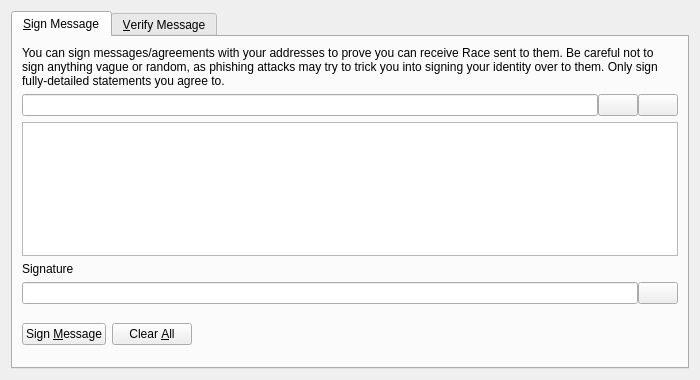
<?xml version="1.0" encoding="UTF-8"?>
<ui version="4.0">
 <class>SignVerifyMessageDialog</class>
 <widget class="QDialog" name="SignVerifyMessageDialog">
  <property name="geometry">
   <rect>
    <x>0</x>
    <y>0</y>
    <width>700</width>
    <height>380</height>
   </rect>
  </property>
  <property name="windowTitle">
   <string>Signatures - Sign / Verify a Message</string>
  </property>
  <property name="modal">
   <bool>true</bool>
  </property>
  <layout class="QVBoxLayout" name="verticalLayout">
   <item>
    <widget class="QTabWidget" name="tabWidget">
     <property name="currentIndex">
      <number>0</number>
     </property>
     <widget class="QWidget" name="tabSignMessage">
      <attribute name="title">
       <string>&amp;Sign Message</string>
      </attribute>
      <layout class="QVBoxLayout" name="verticalLayout_SM">
       <item>
        <widget class="QLabel" name="infoLabel_SM">
         <property name="text">
          <string>You can sign messages/agreements with your addresses to prove you can receive Race sent to them. Be careful not to sign anything vague or random, as phishing attacks may try to trick you into signing your identity over to them. Only sign fully-detailed statements you agree to.</string>
         </property>
         <property name="textFormat">
          <enum>Qt::PlainText</enum>
         </property>
         <property name="wordWrap">
          <bool>true</bool>
         </property>
        </widget>
       </item>
       <item>
        <layout class="QHBoxLayout" name="horizontalLayout_1_SM">
         <property name="spacing">
          <number>0</number>
         </property>
         <item>
          <widget class="QValidatedLineEdit" name="addressIn_SM">
           <property name="toolTip">
            <string>The Race address to sign the message with</string>
           </property>
          </widget>
         </item>
         <item>
          <widget class="QPushButton" name="addressBookButton_SM">
           <property name="toolTip">
            <string>Choose previously used address</string>
           </property>
           <property name="text">
            <string/>
           </property>
           <property name="shortcut">
            <string>Alt+A</string>
           </property>
           <property name="autoDefault">
            <bool>false</bool>
           </property>
          </widget>
         </item>
         <item>
          <widget class="QPushButton" name="pasteButton_SM">
           <property name="toolTip">
            <string>Paste address from clipboard</string>
           </property>
           <property name="text">
            <string/>
           </property>
           <property name="shortcut">
            <string>Alt+P</string>
           </property>
           <property name="autoDefault">
            <bool>false</bool>
           </property>
          </widget>
         </item>
        </layout>
       </item>
       <item>
        <widget class="QPlainTextEdit" name="messageIn_SM">
         <property name="toolTip">
          <string>Enter the message you want to sign here</string>
         </property>
        </widget>
       </item>
       <item>
        <widget class="QLabel" name="signatureLabel_SM">
         <property name="text">
          <string>Signature</string>
         </property>
         <property name="textFormat">
          <enum>Qt::PlainText</enum>
         </property>
        </widget>
       </item>
       <item>
        <layout class="QHBoxLayout" name="horizontalLayout_2_SM">
         <property name="spacing">
          <number>0</number>
         </property>
         <item>
          <widget class="QLineEdit" name="signatureOut_SM">
           <property name="font">
            <font>
             <italic>true</italic>
            </font>
           </property>
           <property name="readOnly">
            <bool>true</bool>
           </property>
          </widget>
         </item>
         <item>
          <widget class="QPushButton" name="copySignatureButton_SM">
           <property name="toolTip">
            <string>Copy the current signature to the system clipboard</string>
           </property>
           <property name="text">
            <string/>
           </property>
           <property name="autoDefault">
            <bool>false</bool>
           </property>
          </widget>
         </item>
        </layout>
       </item>
       <item>
        <layout class="QHBoxLayout" name="horizontalLayout_3_SM">
         <item>
          <widget class="QPushButton" name="signMessageButton_SM">
           <property name="toolTip">
            <string>Sign the message to prove you own this Race address</string>
           </property>
           <property name="text">
            <string>Sign &amp;Message</string>
           </property>
           <property name="autoDefault">
            <bool>false</bool>
           </property>
          </widget>
         </item>
         <item>
          <widget class="QPushButton" name="clearButton_SM">
           <property name="toolTip">
            <string>Reset all sign message fields</string>
           </property>
           <property name="text">
            <string>Clear &amp;All</string>
           </property>
           <property name="autoDefault">
            <bool>false</bool>
           </property>
          </widget>
         </item>
         <item>
          <spacer name="horizontalSpacer_1_SM">
           <property name="orientation">
            <enum>Qt::Horizontal</enum>
           </property>
           <property name="sizeHint" stdset="0">
            <size>
             <width>40</width>
             <height>48</height>
            </size>
           </property>
          </spacer>
         </item>
         <item>
          <widget class="QLabel" name="statusLabel_SM">
           <property name="font">
            <font>
             <weight>75</weight>
             <bold>true</bold>
            </font>
           </property>
           <property name="text">
            <string/>
           </property>
           <property name="wordWrap">
            <bool>true</bool>
           </property>
          </widget>
         </item>
         <item>
          <spacer name="horizontalSpacer_2_SM">
           <property name="orientation">
            <enum>Qt::Horizontal</enum>
           </property>
           <property name="sizeHint" stdset="0">
            <size>
             <width>40</width>
             <height>48</height>
            </size>
           </property>
          </spacer>
         </item>
        </layout>
       </item>
      </layout>
     </widget>
     <widget class="QWidget" name="tabVerifyMessage">
      <attribute name="title">
       <string>&amp;Verify Message</string>
      </attribute>
      <layout class="QVBoxLayout" name="verticalLayout_VM">
       <item>
        <widget class="QLabel" name="infoLabel_VM">
         <property name="text">
          <string>Enter the receiver's address, message (ensure you copy line breaks, spaces, tabs, etc. exactly) and signature below to verify the message. Be careful not to read more into the signature than what is in the signed message itself, to avoid being tricked by a man-in-the-middle attack. Note that this only proves the signing party receives with the address, it cannot prove sendership of any transaction!</string>
         </property>
         <property name="textFormat">
          <enum>Qt::PlainText</enum>
         </property>
         <property name="alignment">
          <set>Qt::AlignLeading|Qt::AlignLeft|Qt::AlignTop</set>
         </property>
         <property name="wordWrap">
          <bool>true</bool>
         </property>
        </widget>
       </item>
       <item>
        <layout class="QHBoxLayout" name="horizontalLayout_1_VM">
         <property name="spacing">
          <number>0</number>
         </property>
         <item>
          <widget class="QValidatedLineEdit" name="addressIn_VM">
           <property name="toolTip">
            <string>The Race address the message was signed with</string>
           </property>
          </widget>
         </item>
         <item>
          <widget class="QPushButton" name="addressBookButton_VM">
           <property name="toolTip">
            <string>Choose previously used address</string>
           </property>
           <property name="text">
            <string/>
           </property>
           <property name="shortcut">
            <string>Alt+A</string>
           </property>
           <property name="autoDefault">
            <bool>false</bool>
           </property>
          </widget>
         </item>
        </layout>
       </item>
       <item>
        <widget class="QPlainTextEdit" name="messageIn_VM"/>
       </item>
       <item>
        <widget class="QValidatedLineEdit" name="signatureIn_VM"/>
       </item>
       <item>
        <layout class="QHBoxLayout" name="horizontalLayout_2_VM">
         <item>
          <widget class="QPushButton" name="verifyMessageButton_VM">
           <property name="toolTip">
            <string>Verify the message to ensure it was signed with the specified Race address</string>
           </property>
           <property name="text">
            <string>Verify &amp;Message</string>
           </property>
           <property name="autoDefault">
            <bool>false</bool>
           </property>
          </widget>
         </item>
         <item>
          <widget class="QPushButton" name="clearButton_VM">
           <property name="toolTip">
            <string>Reset all verify message fields</string>
           </property>
           <property name="text">
            <string>Clear &amp;All</string>
           </property>
           <property name="autoDefault">
            <bool>false</bool>
           </property>
          </widget>
         </item>
         <item>
          <spacer name="horizontalSpacer_1_VM">
           <property name="orientation">
            <enum>Qt::Horizontal</enum>
           </property>
           <property name="sizeHint" stdset="0">
            <size>
             <width>40</width>
             <height>48</height>
            </size>
           </property>
          </spacer>
         </item>
         <item>
          <widget class="QLabel" name="statusLabel_VM">
           <property name="font">
            <font>
             <weight>75</weight>
             <bold>true</bold>
            </font>
           </property>
           <property name="text">
            <string/>
           </property>
           <property name="wordWrap">
            <bool>true</bool>
           </property>
          </widget>
         </item>
         <item>
          <spacer name="horizontalSpacer_2_VM">
           <property name="orientation">
            <enum>Qt::Horizontal</enum>
           </property>
           <property name="sizeHint" stdset="0">
            <size>
             <width>40</width>
             <height>48</height>
            </size>
           </property>
          </spacer>
         </item>
        </layout>
       </item>
      </layout>
     </widget>
    </widget>
   </item>
  </layout>
 </widget>
 <customwidgets>
  <customwidget>
   <class>QValidatedLineEdit</class>
   <extends>QLineEdit</extends>
   <header>qvalidatedlineedit.h</header>
  </customwidget>
 </customwidgets>
 <resources>
  <include location="../race.qrc"/>
 </resources>
 <connections/>
</ui>
